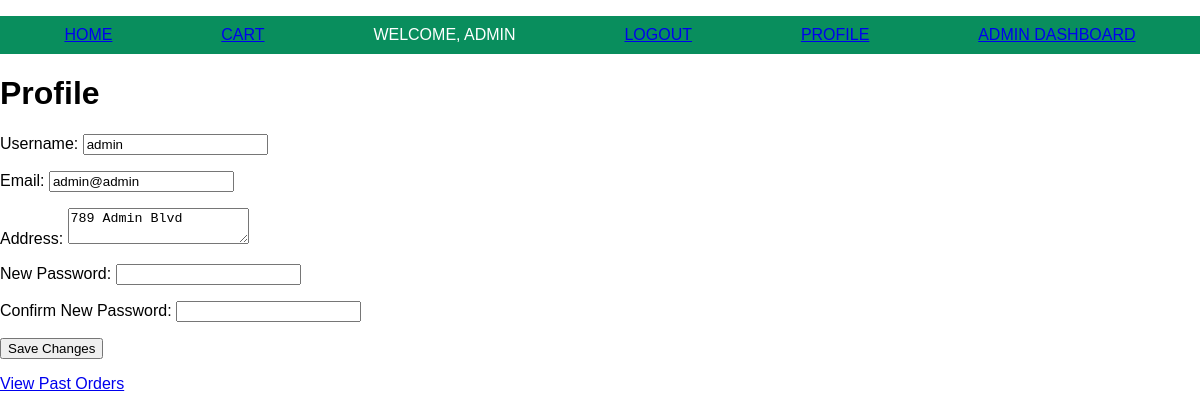
The page /profile (signed in) on the database its author committed.
### models.py (models this page shows, shortened)
class User(db.Model):
    id = db.Column(db.Integer, primary_key=True)
    username = db.Column(db.String(80), unique=True, nullable=False)
    email = db.Column(db.String(120), unique=True, nullable=False)
    password = db.Column(db.String(128), nullable=False)
    address = db.Column(db.Text, nullable=True)
    is_admin = db.Column(db.Boolean, default=False)

### app.py (the view, shortened to what this page needs)
@app.route('/profile', methods=['GET', 'POST'])
def edit_profile():
    if 'username' not in session:
        return redirect(url_for('login'))
    user = User.query.get(session['user_id'])
    form = EditAccountForm(obj=user)
    return render_template('profile.html', form=form, user=session.get('username', 'Guest'))

### forms.py
class EditAccountForm(FlaskForm):
    username = StringField('Username', validators=[DataRequired()])
    email = EmailField('Email', validators=[DataRequired()])
    address = TextAreaField('Address')
    password = PasswordField('New Password', validators=[EqualTo('confirm', message='Passwords must match')])
    confirm = PasswordField('Confirm New Password')
    is_admin = BooleanField('Admin')
    submit = SubmitField('Save Changes')

### templates/profile.html (shortened to what this page needs)
{% extends "base.html" %}
{% block content %}
<h1>Profile</h1>
<form method="POST">
    <p>{{ form.username.label }}: {{ form.username }}</p>
    <p>{{ form.email.label }}: {{ form.email }}</p>
    <p>{{ form.address.label }}: {{ form.address }}</p>
    <p>{{ form.password.label }}: {{ form.password }}</p>
    <p>{{ form.confirm.label }}: {{ form.confirm }}</p>
    <p>{{ form.submit }}</p>
</form>
<a href="{{ url_for('view_orders') }}" class="btn btn-primary">View Past Orders</a>
{% endblock %}

### static/styles.css (style rules this page uses)
body { font-family: Arial, sans-serif; margin: 0; padding: 0; }

### rows shown on the page
User: username "admin", email "admin@admin", address "789 Admin Blvd"

### other values the page prints
{{ user }} "ADMIN"
